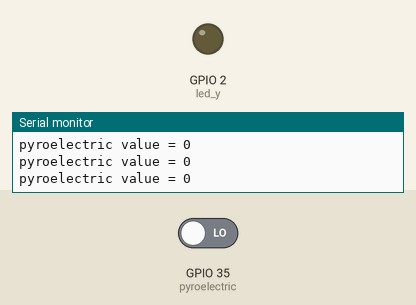
Recording of a sketch running on a simulated ESP32. Parts: output pins drawn as LEDs (lit = HIGH), the last lines printed to the serial monitor. Inputs (shaded band) come from the test bench; at power-on: GPIO 35 (pyroelectric) LOW.

Above: at 1.2 s.
1.3 s: GPIO 35 (pyroelectric) driven HIGH
At 2.6 s:
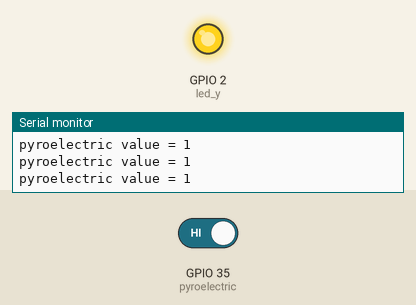
3.1 s: GPIO 35 (pyroelectric) driven LOW
At 4.0 s:
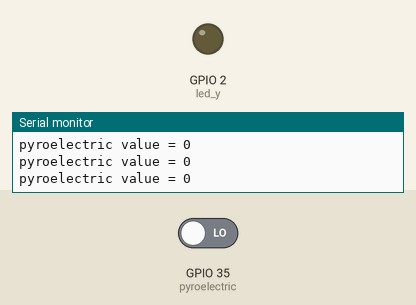
Timing chart, 0 to 6.1 s (numbered marks = the images above; inputs shaded):
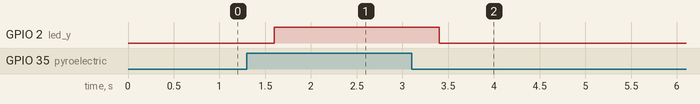

Measured:
- after the input at 1.3 s, GPIO 2 (led_y): LOW → HIGH after 0.30 s
- after the input at 3.1 s, GPIO 2 (led_y): HIGH → LOW after 0.30 s

The sketch:

pj3_2_pyroelectric_led.ino
```cpp
#define pyroelectric 35
#define led_y 2  //Define the yellow led pin to 2
void setup() {
  Serial.begin(9600);
  pinMode(pyroelectric, INPUT);
  pinMode(led_y, OUTPUT);  //Set pin to output mode
}

void loop() {
  boolean pyroelectric_val = digitalRead(pyroelectric);
  Serial.print("pyroelectric value = ");
  Serial.println(pyroelectric_val);
  delay(200);
  if(pyroelectric_val == 1)
  {
    digitalWrite(led_y, HIGH);
  }else{
    digitalWrite(led_y, LOW);
  }
}
```
